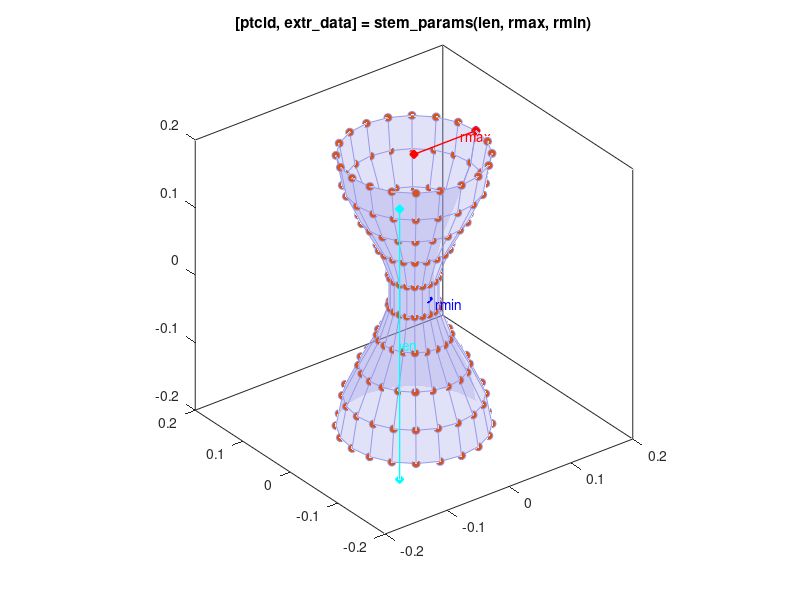

MATLAB code for this plot:
function [ptcld, extr_data] = stem_params(len,rmax,rmin,varargin)
%stem_params Produce point cloud and extrusion data for hourglass-shaped stem
%   [ptcld, extr_data] = stem_params(len,rmax,rmin,varargin)
%
%   You can specify:
%       len    stem length
%       rmax   maximum radius (at ends)
%       rmin   minimum radius (at middle)
%
%   Point cloud data will be centered at [0,0,0]
%
% Copyright 2021-2025 The MathWorks, Inc.

% Parameters for stem
if (nargin == 0)
    len  = 0.4;
    rmax = 0.1;
    rmin = 0.03;
    showplot = 'plot';
end

% Check if plot should be produced
if (isempty(varargin))
    showplot = 'n';
else
    showplot = varargin;
end

% Point cloud
npts_len  = 10;
npts_cir  = 20;

t = linspace(0,2*pi,npts_len);
r = rmin + (cos(t)+1)*(rmax-rmin)/2;
[X,Y,Z] = cylinder(r);
Z = (Z-0.5)*len;

ptcld=unique([reshape(X,[],1) reshape(Y,[],1) reshape(Z,[],1)],'rows');

% Extrusion
t_extr = linspace(0,2*pi,npts_len*3)';
r_extr = rmin + (cos(t_extr)+1)/2*(rmax-rmin);
x_extr = [0;r_extr;0];
y_extr = [-0.5;linspace(-0.5,0.5,length(r_extr))';0.5]*len;
extr_data = [x_extr y_extr];

% Plot diagram to show parameters and extrusion
if (nargin == 0 || strcmpi(showplot,'plot'))
    
    % Figure name
    figString = ['h1_' mfilename];
    % Only create a figure if no figure exists
    figExist = 0;
    fig_hExist = evalin('base',['exist(''' figString ''')']);
    if (fig_hExist)
        figExist = evalin('base',['ishandle(' figString ') && strcmp(get(' figString ', ''type''), ''figure'')']);
    end
    if ~figExist
        fig_h = figure('Name',figString);
        assignin('base',figString,fig_h);
    else
        fig_h = evalin('base',figString);
    end
    figure(fig_h)
    clf(fig_h)
    
    temp_colororder = get(gca,'defaultAxesColorOrder');
    
    %plot3(ptcld(:,1),ptcld(:,2),ptcld(:,3),'o','MarkerFaceColor',temp_colororder(2,:))
    surf(X,Y,Z,'Marker','o','MarkerFaceColor',temp_colororder(2,:),'FaceColor',[0.6 0.6 0.9],'EdgeColor',[0.6 0.6 0.9],'FaceAlpha',0.3)
    axis equal
    hold on
    
    plot3([0 0],[0 -rmin],[0 0],'b-d','MarkerFaceColor','b','LineWidth',1)
    text(0,-rmin*1.5,0,'rmin','Color','blue')
    plot3([0 rmax],[0 0],[len/2 len/2],'r-d','MarkerFaceColor','r','LineWidth',1)
    text(rmax*0.75,0,len/2,'rmax','Color','red')
    plot3([-rmax -rmax],[-rmax -rmax],[-len/2 len/2],'c-d','MarkerFaceColor','c','LineWidth',1)
    text(-rmax,-rmax,0,'len','Color','cyan')
    
    title(['[ptcld, extr\_data] = stem\_params(len, rmax, rmin)']);
    hold off
    box on
    axis equal
    grid off
end